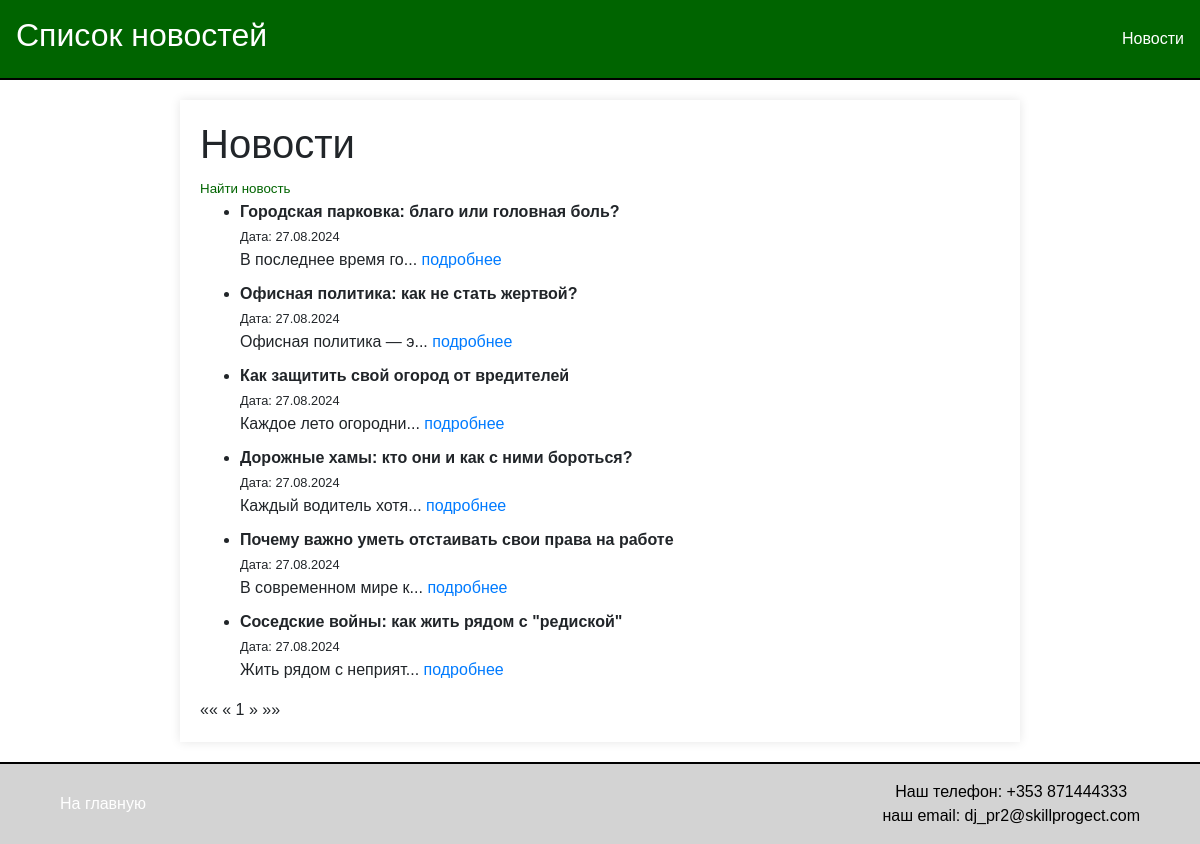
Before: /news/?page=2 with the older database file.
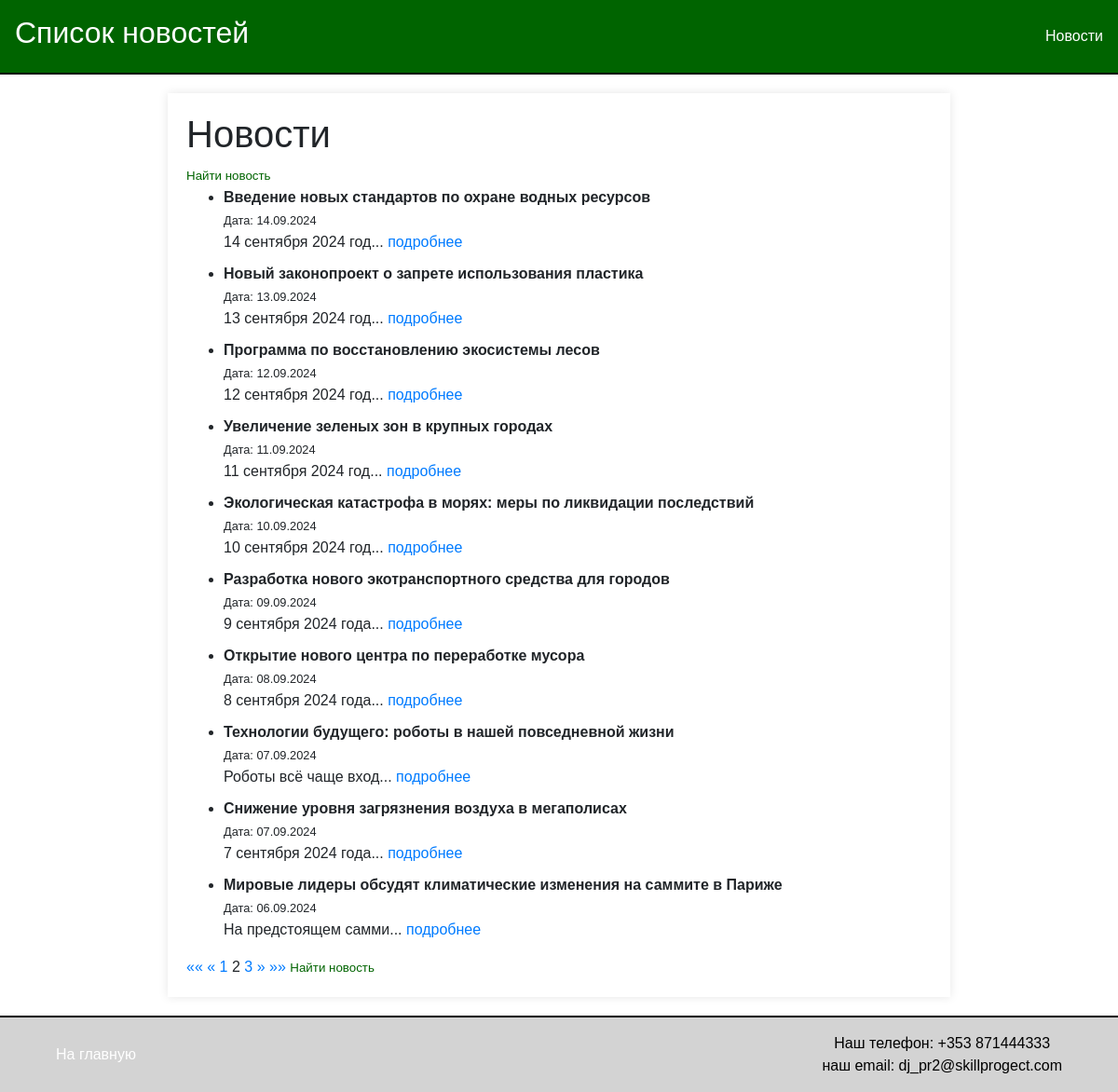
After: the same page with the newer database file.
### news/models.py (models this page shows)
class Article(models.Model):
    title = models.CharField(max_length=200)
    content = models.TextField()
    publication_date = models.DateField()
    author = models.CharField(max_length=100)
    type = models.BooleanField()  # Новое поле с типом Boolean которое показывает что это статья type=False

### news/views.py (the view)
# urls.py: path('news/', views.article_list, name='article_list'),
def article_list(request):
    articles = Article.objects.all().order_by('-publication_date')
    paginator = Paginator(articles, 10)
    page_number = request.GET.get('page')
    try:
        page_obj = paginator.get_page(page_number)
    except PageNotAnInteger:
        page_obj = paginator.get_page(1)
    except EmptyPage:
        page_obj = paginator.get_page(paginator.num_pages)
    return render(request, 'news/article_list.html', {'page_obj': page_obj})

### news/templatetags/censor_filters.py (called while the page is built)
@register.filter
def censor(value):
    if not isinstance(value, str):
        raise ValueError('Filter can only be applied to strings')
    def replace_word(match):
        word = match.group()
        if word.lower() in PROHIBITED_WORDS:
            return word[0] + '*' * (len(word) - 1)
        return word
    pattern = r'\b(?:' + '|'.join(re.escape(word) for word in PROHIBITED_WORDS) + r')\b'
    censored_text = re.sub(pattern, replace_word, value, flags=re.IGNORECASE)
    return censored_text

### news/templates/news/article_list.html (shortened to what this page needs)
{% extends 'news/default.html' %}
{% load censor_filters %}
{% block header %}Список новостей{% endblock %}
{% block content %}
    <h1>Новости </h1>
    <a href="{% url 'article_search' %}" style="font-size: smaller; color: darkgreen;">Найти новость</a>
    <ul>
        {% for article in page_obj %}
            <li style="margin-bottom: 10px;">
                <strong>{{ article.title|censor }}</strong> <br>
                <small>Дата: {{ article.publication_date|date:"d.m.Y" }}</small> <br>
                {{ article.content|slice:":20" }}...
                <a href="{% url 'article_detail' article.id %}">подробнее</a>
            </li>
        {% empty %}
            <p>Новостей пока нет.</p>
        {% endfor %}
    </ul>
    <div class="pagination">
        <span class="step-links">
            {% if page_obj.has_previous %}
                <a href="?page=1" title="Первая страница">&laquo;&laquo;</a>
                <a href="?page={{ page_obj.previous_page_number }}" title="Предыдущая страница">&laquo;</a>
            {% else %}
                <span class="disabled">&laquo;&laquo;</span>
                <span class="disabled">&laquo;</span>
            {% endif %}
            {% for num in page_obj.paginator.page_range %}
                {% if num == page_obj.number %}
                    <span class="current">{{ num }}</span>
                {% elif num > page_obj.number|add:"-2" and num < page_obj.number|add:"2" %}
                    <a href="?page={{ num }}" title="Страница {{ num }}">{{ num }}</a>
                {% endif %}
            {% endfor %}
            {% if page_obj.has_next %}
                <a href="?page={{ page_obj.next_page_number }}" title="Следующая страница">&raquo;</a>
                <a href="?page={{ page_obj.paginator.num_pages }}" title="Последняя страница">&raquo;&raquo;</a>
                <a href="{% url 'article_search' %}" style="font-size: smaller; color: darkgreen;">Найти новость</a>
            {% else %}
                <span class="disabled">&raquo;</span>
                <span class="disabled">&raquo;&raquo;</span>
            {% endif %}
        </span>
    </div>
{% endblock %}

### news/templates/news/default.html (shortened to what this page needs)
<!DOCTYPE html>
<html lang="en">
<head>
    <link rel="stylesheet" href="https://stackpath.bootstrapcdn.com/bootstrap/4.5.2/css/bootstrap.min.css">
</head>
<body>
    <div class="header d-flex justify-content-between align-items-center p-3">
        <h2>{% block header %}Главная страница{% endblock %}</h2>
        <a href="{% url 'article_list' %}" class="link">Новости</a>
    </div>
    <div class="header-line"></div>
    <div class="content-container">
        {% block content %}{% endblock %}
    </div>
    <div class="footer-line"></div>
    <div class="footer py-3 d-flex justify-content-between align-items-center" style="padding: 0 5%;">
        <a href="{% url 'home' %}" class="link">На главную</a>
        <div class="text-end">
            Наш телефон: +353 871444333 <br>
            наш email: dj_pr2@skillprogect.com
        </div>
    </div>
</body>
</html>

### news/templates/news/default.html (style rules this page uses)
body { font-family: Arial, sans-serif; margin: 0; padding: 0; box-sizing: border-box; }
.header, .footer { background-color: darkgreen; color: white; }
.footer { background-color: lightgray; color: black; text-align: center; }
.header-line, .footer-line { height: 2px; background-color: black; }
.content-container { width: 70%; margin: 20px auto; padding: 20px; box-shadow: 0 0 10px rgba(0, 0, 0, 0.1); background-color: white; }
.link { text-decoration: none; color: white; }

Changed rows visible on the page:
no longer on this page (row edited): Article: title|censor "Городская парковка: благо или головная боль?", publication_date "27.08.2024", content "В последнее время го"
no longer on this page (row edited): Article: title|censor "Офисная политика: как не стать жертвой?", publication_date "27.08.2024", content "Офисная политика — э"
no longer on this page (row edited): Article: title|censor "Как защитить свой огород от вредителей", publication_date "27.08.2024", content "Каждое лето огородни"
no longer on this page (row edited): Article: title|censor "Дорожные хамы: кто они и как с ними бороться?", publication_date "27.08.2024", content "Каждый водитель хотя"
no longer on this page (row edited): Article: title|censor "Почему важно уметь отстаивать свои права на работе", publication_date "27.08.2024", content "В современном мире к"
removed Article: title|censor "Соседские войны: как жить рядом с \"редиской\"", publication_date "27.08.2024", content "Жить рядом с неприят"
added Article: title|censor "Введение новых стандартов по охране водных ресурсов", publication_date "14.09.2024", content "14 сентября 2024 год"
added Article: title|censor "Новый законопроект о запрете использования пластика", publication_date "13.09.2024", content "13 сентября 2024 год"
added Article: title|censor "Программа по восстановлению экосистемы лесов", publication_date "12.09.2024", content "12 сентября 2024 год"
added Article: title|censor "Увеличение зеленых зон в крупных городах", publication_date "11.09.2024", content "11 сентября 2024 год"
added Article: title|censor "Экологическая катастрофа в морях: меры по ликвидации последствий", publication_date "10.09.2024", content "10 сентября 2024 год"
added Article: title|censor "Разработка нового экотранспортного средства для городов", publication_date "09.09.2024", content "9 сентября 2024 года"
added Article: title|censor "Открытие нового центра по переработке мусора", publication_date "08.09.2024", content "8 сентября 2024 года"
added Article: title|censor "Технологии будущего: роботы в нашей повседневной жизни", publication_date "07.09.2024", content "Роботы всё чаще вход"
added Article: title|censor "Снижение уровня загрязнения воздуха в мегаполисах", publication_date "07.09.2024", content "7 сентября 2024 года"
added Article: title|censor "Мировые лидеры обсудят климатические изменения на саммите в Париже", publication_date "06.09.2024", content "На предстоящем самми"
Other visible differences:
text now shown: "Найти новость"
list line gone: "1"
new list line: "1"
new list line: "2"
new list line: "3"
